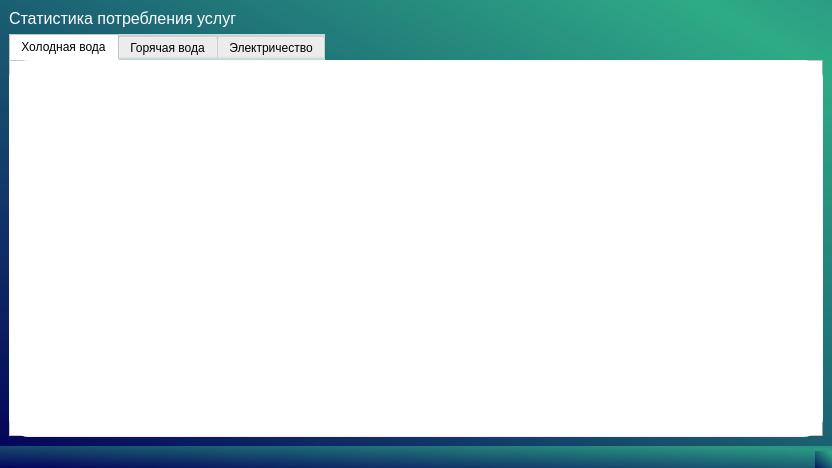
<?xml version="1.0" encoding="UTF-8"?>
<ui version="4.0">
 <class>graphics</class>
 <widget class="QMainWindow" name="graphics">
  <property name="geometry">
   <rect>
    <x>0</x>
    <y>0</y>
    <width>832</width>
    <height>468</height>
   </rect>
  </property>
  <property name="windowTitle">
   <string>MainWindow</string>
  </property>
  <property name="styleSheet">
   <string notr="true">background-color: qlineargradient(spread:reflect, x1:0, y1:1, x2:0.920455, y2:0.085, stop:0 rgba(0, 0, 88, 190), stop:1 rgba(43, 170, 132, 190));</string>
  </property>
  <widget class="QWidget" name="centralwidget">
   <layout class="QVBoxLayout" name="verticalLayout">
    <item>
     <widget class="QLabel" name="label">
      <property name="font">
       <font>
        <pointsize>12</pointsize>
       </font>
      </property>
      <property name="styleSheet">
       <string notr="true">background-color: rgba(255, 255, 255, 0);
border-color: rgba(255, 255, 255, 0);
color: rgb(255, 255, 255);</string>
      </property>
      <property name="text">
       <string>Статистика потребления услуг </string>
      </property>
     </widget>
    </item>
    <item>
     <widget class="QTabWidget" name="tabs">
      <property name="styleSheet">
       <string notr="true">background-color: rgb(255, 255, 255, 190);
border-radius: 20px;</string>
      </property>
      <property name="currentIndex">
       <number>0</number>
      </property>
      <widget class="QWidget" name="tab">
       <attribute name="title">
        <string>Холодная вода</string>
       </attribute>
       <layout class="QVBoxLayout" name="verticalLayout_2">
        <item>
         <layout class="QHBoxLayout" name="tab1layout"/>
        </item>
       </layout>
      </widget>
      <widget class="QWidget" name="tab_2">
       <attribute name="title">
        <string>Горячая вода</string>
       </attribute>
       <layout class="QVBoxLayout" name="verticalLayout_3">
        <item>
         <layout class="QHBoxLayout" name="tab2layout"/>
        </item>
       </layout>
      </widget>
      <widget class="QWidget" name="tab3">
       <attribute name="title">
        <string>Электричество</string>
       </attribute>
       <layout class="QVBoxLayout" name="verticalLayout_4">
        <item>
         <layout class="QHBoxLayout" name="tab3layout"/>
        </item>
       </layout>
      </widget>
     </widget>
    </item>
   </layout>
  </widget>
  <widget class="QMenuBar" name="menubar">
   <property name="geometry">
    <rect>
     <x>0</x>
     <y>0</y>
     <width>832</width>
     <height>21</height>
    </rect>
   </property>
  </widget>
  <widget class="QStatusBar" name="statusbar"/>
 </widget>
 <resources/>
 <connections/>
</ui>
